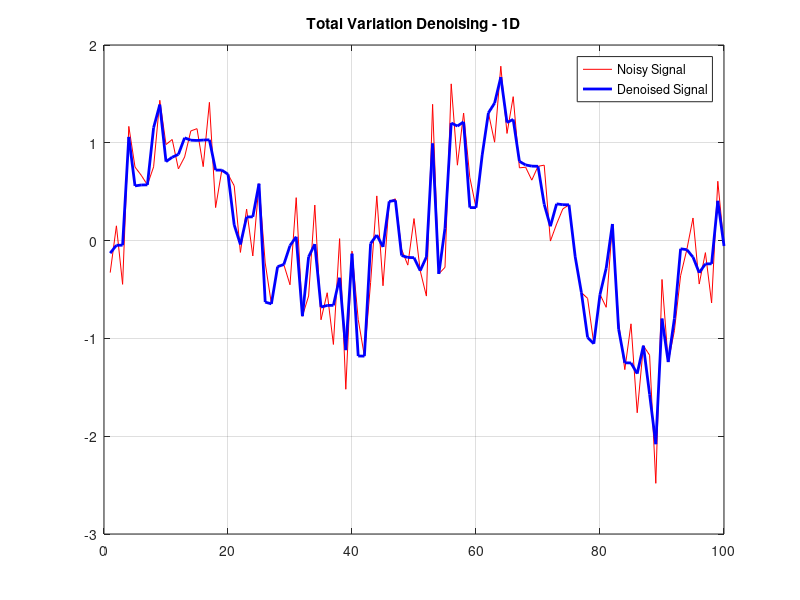

Reproduce this figure in MATLAB. (Note: this script raises an error after producing the figure.)

n = linspace(0, 4*pi, 100);
y = 0.5*randn(100,1) + sin(n(:)); % Generate noisy signal

function x_denoised = tv_denoise(y, lambda, iter)
    % Implements Chambolle's algorithm for Total Variation Denoising (1D)
    % 
    % Inputs:
    %   y      - Noisy input signal (1D array)
    %   lambda - Regularization parameter (higher = smoother)
    %   iter   - Number of iterations (default: 50)
    %
    % Output:
    %   x_denoised - Denoised signal
    y = y(:);
    if nargin < 3
        iter = 50; % Default number of iterations
    end
    
    % Initialize variables
    x = y; 
    p = zeros(length(y), 1); % p should be one element smaller than x
    tau = 0.25;

    for k = 1:iter
        % Compute divergence (div_p) and update x
        div_p = [diff(p); 0];  
        x_new = y - lambda * div_p; 
        
        % Update p, making sure dimensions match
        div_x_nw = [diff(x_new); 0];
        p = p + tau * div_x_nw;
        p = p ./ max(1, abs(p)); 
        
        % Update x
        x = x_new;
    end
    
    x_denoised = x;
end

%%

lambda = 0.2;  % Regularization parameter
x_denoised = tv_denoise(y, lambda, 100);

figure;
plot(y, 'r'); hold on; grid on;
plot(x_denoised, 'b', 'LineWidth', 2);
legend('Noisy Signal', 'Denoised Signal');
title('Total Variation Denoising - 1D');


% TV Denoising
mu = 0.2;
tol = 1e-4;
[M, N] = size(y);

[y_opt] = IRLS_TV(y,speye(M*N),mu,M,N,tol,ones(size(M*N)),ones(M*N,1));

figure;
plot(y, 'r', 'DisplayName', 'Original'); hold on; grid on;
plot(x_denoised, 'b--', 'LineWidth', 2, 'DisplayName', 'TV v1');
plot(y_opt, 'k--', 'LineWidth', 2, 'DisplayName', 'TV IRLS');
legend('Location', 'best');
title('Total Variation Denoising - 1D');

%% TNV Denoising 1D signals


clc; clear; close all;

% Generate synthetic 1D parallel signals with different noise levels
M = 5;   % Number of signals
N = 200; % Signal length
x = linspace(0, 2*pi, N);
X_clean = repmat(sin(x), M, 1); % Parallel clean signals

% Define noise levels
noise_levels = 1*[0.05, 0.1, 0.2, 0.3, 0.5]; % Different noise strengths
X_noisy = X_clean; % Initialize

for i = 1:M
    X_noisy(i, :) = X_clean(i, :) + noise_levels(i) * randn(1, N);
end

% Apply TNV denoising
lambda = 1.2;   % Regularization parameter
max_iter = 200; % Maximum iterations
tol = 1e-4;     % Convergence tolerance

X_denoised = total_nuclear_variation_denoising(X_noisy, lambda, max_iter, tol);

% Plot results
figure;
subplot(3,1,1);
plot(x, X_clean', 'k', 'LineWidth', 1.5);
title('Original Signals');

subplot(3,1,2);
plot(x, X_noisy', 'r');
title('Noisy Signals with Different Noise Levels');
hold on;
plot(x, X_denoised', 'b', 'LineWidth', 1.5);

subplot(3,1,3);
plot(x, X_denoised', 'b', 'LineWidth', 1.5);
title('Denoised Signals with TNV');

% Function for TNV Denoising
function X_denoised = total_nuclear_variation_denoising(X_noisy, lambda, max_iter, tol)
    [M, N] = size(X_noisy);
    D = diff(eye(N));  % Finite difference operator
    Dt = D';  % Transpose of D

    X = X_noisy;  % Initialize with noisy input
    step_size = 0.05;  % Fixed step size

    for iter = 1:max_iter
        DX = X * Dt;  % Compute finite differences
        
        % Singular Value Thresholding (SVT)
        [U, S, V] = svd(DX, 'econ');
        S_thresh = max(S - lambda, 0);  % Soft thresholding
        DX_new = U * S_thresh * V';  % Reconstruct denoised differences

        % Update X
        X_new = X_noisy - step_size * (X * Dt - DX_new) * D;

        % Convergence check
        if norm(X_new - X, 'fro') / norm(X, 'fro') < tol
            break;
        end
        X = X_new;
    end

    X_denoised = X;
end


%% Create signals (Mar W4)

% Parameters
num_points      = 100;         % Number of points in each column (x-axis samples)
num_cols        = 50;          % Number of columns (different intercepts)
slope           = 2;                 % Desired slope of the linear function
intercept_range = [-5, 5];  % Range of intercepts (randomly chosen for each column)
noise_level     = 1.5;          % Noise standard deviation

x = linspace(0, 10, num_points)';  % x-axis (column vector)
% x_array = x*ones(1, num_points);
x_array = repmat(x, [1, num_cols]);

% Preallocate the array to store noisy columns
y_array = zeros(num_points, num_cols);

% Generate noisy columns
for i = 1:num_cols
    intercept       = rand * (intercept_range(2) - intercept_range(1)) + intercept_range(1);  % Random intercept
    % disp(intercept);
    y_clean         = slope * x + intercept;  % Generate clean line
    y_noisy         = y_clean + noise_level * randn(size(y_clean));  % Add noise
    y_array(:, i)   = y_noisy;  % Store in the array
end

figure;
plot(x, y_array, 'LineWidth', 1);
title('Generated Linear Functions with Noise');
xlabel('x-axis');
ylabel('y-axis');
grid on;

% CGS SOLUTION ALL
b = y_array(:);
A = x_array(:);
At = A';
slope_cgs = cgs(At*A, At*b);
fprintf('Slope CGS: %f (GT= %.2f)\n', slope_cgs, slope);

% CGS PER ITERATION
vect = @(x) x(:);
slope_cgs_col = zeros(1, num_cols);
for i = 1:num_cols
    b  = vect(y_array(:, i));
    A  = vect(x_array(:, i));
    At = A';
    slope_cgs_col(1, i) = cgs(At*A, At*b);
end
fprintf('Slope CGS mean: %f (GT= %.2f)\n', mean(slope_cgs_col), slope);
figure, 
stem(slope_cgs_col),
yline(mean(slope_cgs_col), 'k--', 'DisplayName', num2str(mean(slope_cgs_col)))
xlabel('Ncol'), ylabel('Slope')
legend('Location', 'best')

%% TNV Regularization specs

% Parameters
num_points      = 100;         % Number of points in each column (x-axis samples)
num_cols        = 50;          % Number of columns (different intercepts)
slope           = 2;                 % Desired slope of the linear function
intercept_range = [-5, 5];  % Range of intercepts (randomly chosen for each column)
noise_level     = 1.5;          % Noise standard deviation

x = linspace(0, 10, num_points)';  % x-axis (column vector)
% x_array = x*ones(1, num_points);
x_array = repmat(x, [1, num_cols]);

% Preallocate the array to store noisy columns
y_clean = zeros(num_points, num_cols);
y_array = zeros(num_points, num_cols);

% Generate noisy columns
for i = 1:num_cols
    intercept       = rand * (intercept_range(2) - intercept_range(1)) + intercept_range(1);  % Random intercept
    % disp(intercept);
    y_clean(:, i)   = slope * x + intercept;  % Generate clean line
    y_noisy         = y_clean(:, i)  + noise_level * randn(size(y_clean(:, i)));  % Add noise
    y_array(:, i)   = y_noisy;  % Store in the array
end

% CGS SOLUTION ALL
b = y_array(:);
A = x_array(:);
At = A';
slope_cgs = cgs(At*A, At*b);
fprintf('Slope CGS: %f (GT= %.2f)\n', slope_cgs, slope);

fprintf('================================================\n')
%%
%%%%%%%%%%%%%%%% TNV  %%%%%%%%%%%%%%%%
lambda   = 1;  % Regularization parameter
max_iter = 20;
tol = 2e-3;
[y_denoised, cost1, err1, fid1, reg1, iter1] = TNV_regularization(y_array, lambda, max_iter, tol);

b = y_denoised(:);
A = x_array(:);
At = A';
slope_cgs = cgs(At*A, At*b);
fprintf('TNV Denoised Slope CGS: %f (GT= %.2f)\n', slope_cgs, slope);

%%%%%%%%%%%%% TNV PRIMAL DUAL EMZ  %%%%%%%%%%%%%
weightEstimators = ones(num_cols, 1);
lambda = 2;
tau = 0.01;
maxIter = 300;
tol = 0.5e-3;
stableIter = 5;

[y_denoised2, cost2, err2, fid2, reg2] = pdo_den_wtnv_1d(y_array, lambda, tau, maxIter, tol, stableIter, weightEstimators);

b = y_denoised2(:);
A = x_array(:);
At = A';
slope_cgs = cgs(At*A, At*b);
fprintf('EMZ TNV Denoised Slope CGS: %f (GT= %.2f)\n', slope_cgs, slope);

%%
figure;
set(gcf, 'Units', 'pixels', 'Position', [100, 100, 1800, 600]); % [x, y, width, height]   

subplot(141)
plot(x, y_clean(:,1:10:50), 'LineWidth', 1);
title('Clean Linear Functions');
xlabel('x-axis');
ylabel('y-axis');
ylim([-5 25]);
grid on;

subplot(142)
plot(x, y_array(:,1:10:50), 'LineWidth', 1);
title('Generated Linear Functions with Noise');
xlabel('x-axis');
ylabel('y-axis');
ylim([-5 25]);
grid on;

subplot(143)
plot(x, y_denoised(:,1:10:50), 'LineWidth', 1);
title('TNV Denoised linear functions');
xlabel('x-axis');
ylabel('y-axis');
ylim([-5 25]);
grid on;

subplot(144)
plot(x, y_denoised2(:,1:10:50), 'LineWidth', 1);
title('EMZ TNV Denoised linear functions');
xlabel('x-axis');
ylabel('y-axis');
ylim([-5 25]);
grid on;


%%

figure, 
set(gcf, 'Units', 'pixels', 'Position', [100, 100, 1800, 600]); % [x, y, width, height]   

subplot(141)
plot(cost1, 'DisplayName', 'Cost1')
hold on, grid on
plot(cost2, 'DisplayName', 'Cost2')
hold off;
xlabel('Iter')
title('Cost')
legend('Location', 'northeast')
xlim([0 250])

subplot(142)
plot(fid1, 'DisplayName', 'Fid1')
hold on, grid on
plot(fid2, 'DisplayName', 'Fid2')
hold off;
xlabel('Iter')
title('Fid')
legend('Location', 'northeast')
xlim([0 250])

subplot(143)
plot(reg1, 'DisplayName', 'Reg1')
hold on, grid on
plot(reg2, 'DisplayName', 'Reg2')
hold off;
xlabel('Iter')
title('Reg')
legend('Location', 'northeast')
xlim([0 250])

subplot(144)
plot(err1, 'DisplayName', 'Err1')
hold on, grid on
plot(err2, 'DisplayName', 'Err2')
yline(tol, 'k--')
hold off;
xlabel('Iter')
title('Error')
legend('Location', 'northeast')
xlim([0 250])
ylim([0 0.005])
%%

% function [a_local_tnv, y_denoised] = TNV_regularization(x_temp, y_temp, lambda, max_iter)
%     % Inputs:
%     % - x_temp: The repeated vector of X (size: 47 x 90)
%     % - y_temp: The matrix to be denoised (size: 47 x 90)
%     % - lambda: Regularization parameter (default: 1e-3)
%     % - max_iter: Maximum number of iterations (default: 50)
% 
%     if nargin < 3, lambda = 1e-3; end
%     if nargin < 4, max_iter = 50; end
% 
%     % Flatten inputs
%     x_vec = x_temp(:);       % Flatten X
%     y_vec = y_temp(:);        % Flatten Y
% 
%     % Initialize variables
%     y_denoised = y_temp;  % Start with the original measurements
%     tol = 1e-6;
% 
%     for iter = 1:max_iter
%         % Step 1: Solve Linear System with `cgs()`
%         XTX = (x_vec' * x_vec + lambda * eye(length(x_vec)));
%         XTy = (x_vec' * y_denoised(:));
% 
%         % Using Conjugate Gradient Solver
%         a_local_tnv = cgs(XTX, XTy, 1e-6, 100);  % CGS instead of direct inversion
% 
%         % Step 2: Compute Residuals and Reshape to Matrix Form
%         y_denoised_matrix = reshape(y_vec - x_vec * a_local_tnv, size(y_temp));
% 
%         % Step 3: Apply TNV Denoising to the Matrix
%         y_denoised_matrix = apply_TNV(y_denoised_matrix, lambda);
% 
%         % Step 4: Flatten the result back to a vector
%         y_denoised = y_denoised_matrix(:);
% 
%         % Step 5: Check Convergence
%         if norm(x_vec * a_local_tnv - y_vec) / norm(y_vec) < tol
%             break;
%         end
%     end
% 
%     fprintf('TNV Regularization completed in %d iterations\n', iter);
% end
% 
% 
% function y_tnv = apply_TNV(y_matrix, lambda)
%     % Apply TNV denoising using Singular Value Thresholding (SVT)
%     [U, S, V] = svd(y_matrix, 'econ');
% 
%     % Apply soft-thresholding to the singular values
%     S_thresholded = max(S - lambda, 0);
% 
%     % Reconstruct the matrix
%     y_tnv = U * S_thresholded * V';
% end
